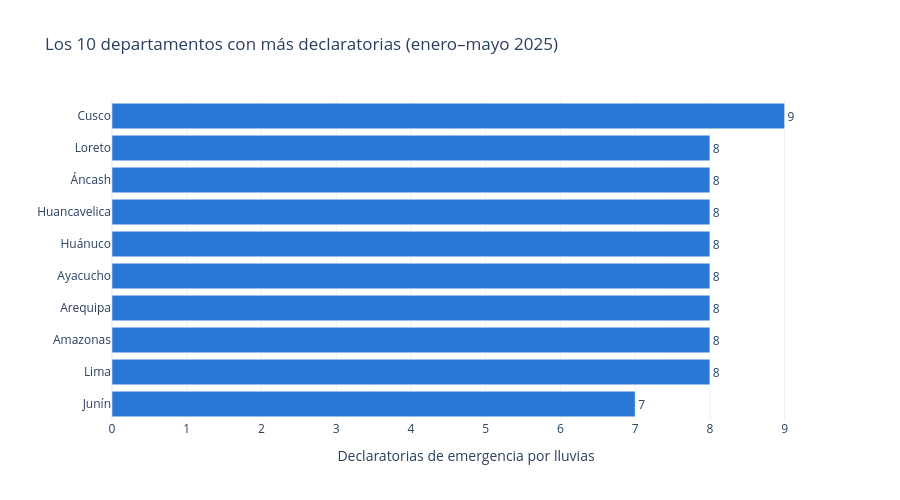

The notebook cell this image was saved under:
### Code cell
# Gráfico de barras: los 10 departamentos con más declaratorias.
# Ojo: hay empates (8 departamentos tienen 8 declaratorias, y en el puesto 10
# hay 4 departamentos con 7), así que para desempatar ordenamos después
# por lluvia total, de mayor a menor.
top10 = tabla_final.sort_values(
    ["declaratorias", "lluvia_total_mm"], ascending=[False, False]
).head(10)

print("Departamentos empatados con", top10["declaratorias"].iloc[-1], "declaratorias:",
      (tabla_final["declaratorias"] == top10["declaratorias"].iloc[-1]).sum())

fig_barras = px.bar(
    top10,
    x="declaratorias",
    y="departamento",
    orientation="h",
    text="declaratorias",
    hover_data=["lluvia_total_mm", "prorrogas"],
    labels={
        "declaratorias": "Declaratorias de emergencia por lluvias",
        "departamento": "",
        "lluvia_total_mm": "Lluvia total (mm)",
        "prorrogas": "Prórrogas",
    },
    title="Los 10 departamentos con más declaratorias (enero–mayo 2025)",
    template="plotly_white",
)
fig_barras.update_traces(marker_color="#2a78d6", textposition="outside")
# El primero de la lista arriba
fig_barras.update_layout(height=500, yaxis=dict(autorange="reversed"), xaxis=dict(dtick=1))
fig_barras.show()

### Figure 1 — Plotly figure (JSON) as saved in the notebook; plotly's stock layout.template omitted (floating-point values rounded to 4 significant figures)
{"data": [{"customdata": [[801.3, 6.0], [2020.0, 2.0], [1416.0, 6.0], [930.4, 2.0], [617.0, 5.0], [500.8, 4.0], [439.4, 2.0], [427.9, 4.0], [54.0, 3.0], [1349.0, 2.0]], "hovertemplate": "Declaratorias de emergencia por lluvias=%{text}<br>=%{y}<br>Lluvia total (mm)=%{customdata[0]}<br>Prórrogas=%{customdata[1]}<extra></extra>", "legendgroup": "", "marker": {"color": "#2a78d6", "pattern": {"shape": ""}}, "name": "", "orientation": "h", "showlegend": false, "text": [9.0, 8.0, 8.0, 8.0, 8.0, 8.0, 8.0, 8.0, 8.0, 7.0], "textposition": "outside", "type": "bar", "x": [9, 8, 8, 8, 8, 8, 8, 8, 8, 7], "xaxis": "x", "y": ["Cusco", "Loreto", "Áncash", "Huancavelica", "Huánuco", "Ayacucho", "Arequipa", "Amazonas", "Lima", "Junín"], "yaxis": "y"}], "layout": {"barmode": "relative", "height": 500, "legend": {"tracegroupgap": 0}, "title": {"text": "Los 10 departamentos con más declaratorias (enero–mayo 2025)"}, "xaxis": {"anchor": "y", "domain": [0.0, 1.0], "dtick": 1, "title": {"text": "Declaratorias de emergencia por lluvias"}}, "yaxis": {"anchor": "x", "autorange": "reversed", "domain": [0.0, 1.0], "title": {"text": ""}}}}
